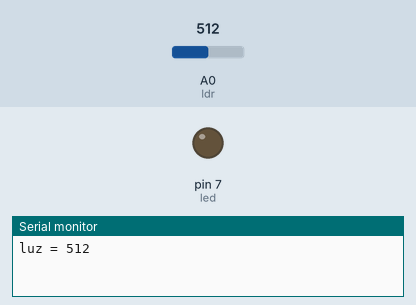
Simulated run of this sketch. Board: Arduino Uno, built with avr-gcc and run on an emulated ATmega328P. On the bench: output pins drawn as LEDs (lit = HIGH), the last lines printed to the serial monitor. The inputs (shaded band) are chosen by the test bench; at power-on: A0 (ldr) = 512.

Above: at 1.8 s.
1.9 s: A0 (ldr) set to 489
At 3.2 s:
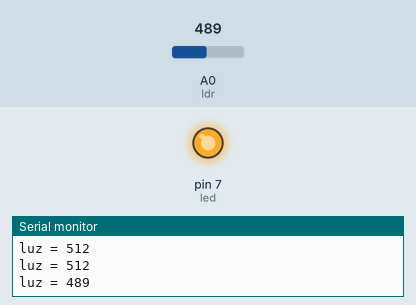
3.5 s: A0 (ldr) set to 510
At 4.8 s:
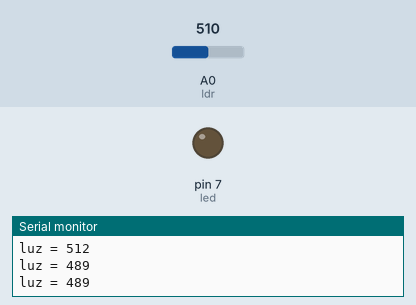
5.5 s: A0 (ldr) set to 490
At 6.3 s:
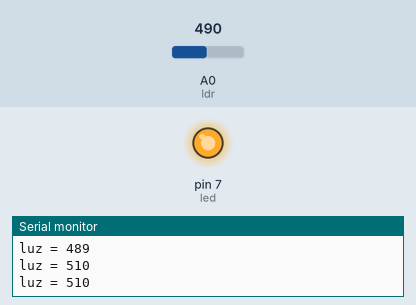
Timing chart, 0 to 8.5 s (numbered marks = the images above; inputs shaded):
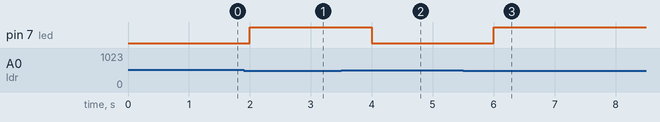

Measured:
- the behaviour switches between 500 and 499 on A0 (ldr) (found by bisection; images 0 and 1)
- after the input at 1.9 s, pin 7 (led): LOW → HIGH after 0.10 s
- after the input at 3.5 s, pin 7 (led): HIGH → LOW after 0.50 s
- after the input at 5.5 s, pin 7 (led): LOW → HIGH after 0.50 s

The sketch:

ldrsensor.ino
```cpp
int ldr = A0;
int led = 7;

void setup() {
  // put your setup code here, to run once:
Serial.begin(9600);
pinMode(led,OUTPUT);
}

void loop() {
  // put your main code here, to run repeatedly:
int luz = analogRead(ldr);

if(luz <500){
  digitalWrite(led,HIGH);
  }
  else{
    digitalWrite(led,LOW);
    }
delay(1000);
Serial.print("luz = ");
Serial.println(luz);
}
```
